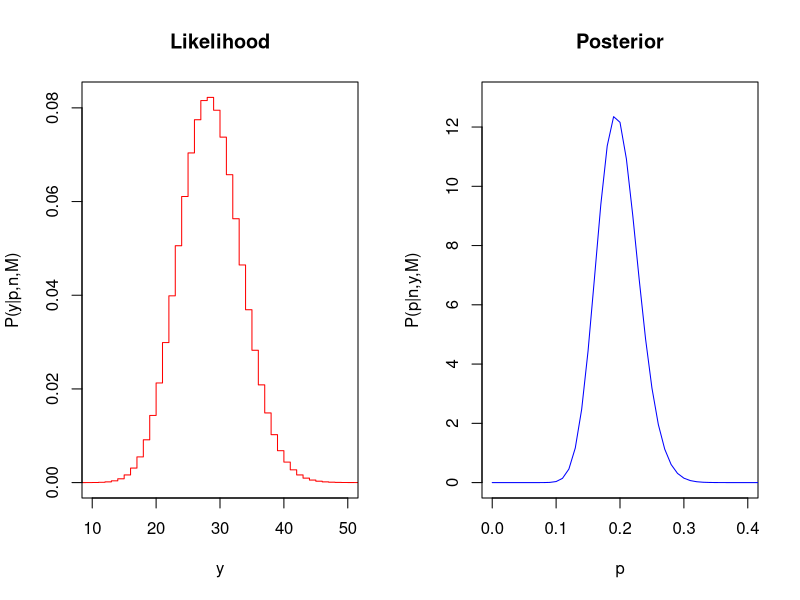
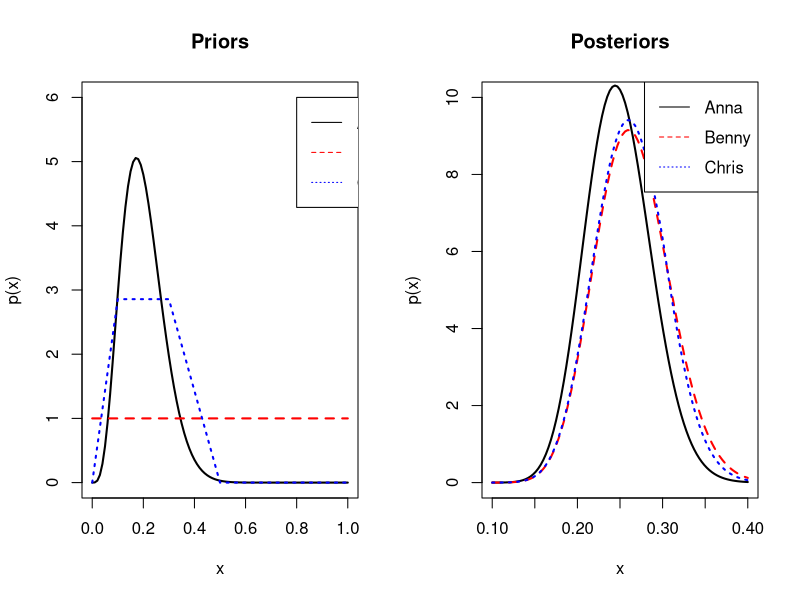
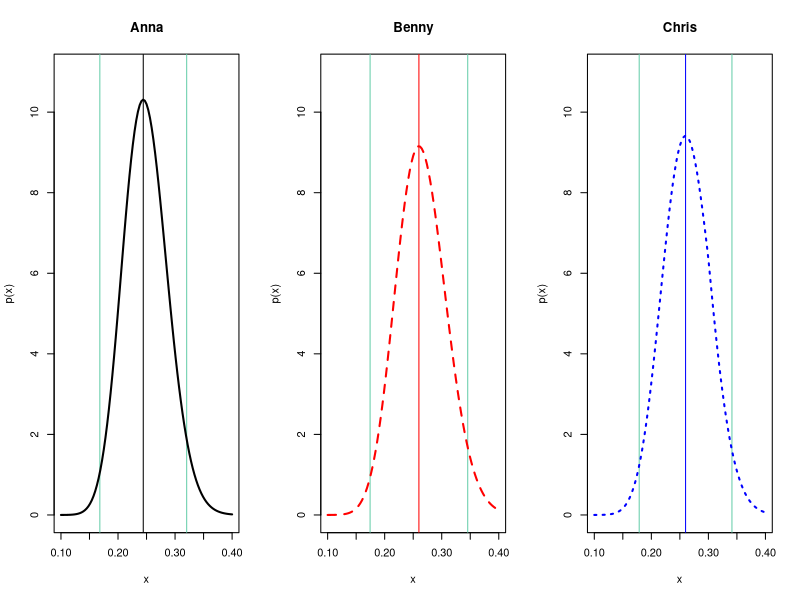
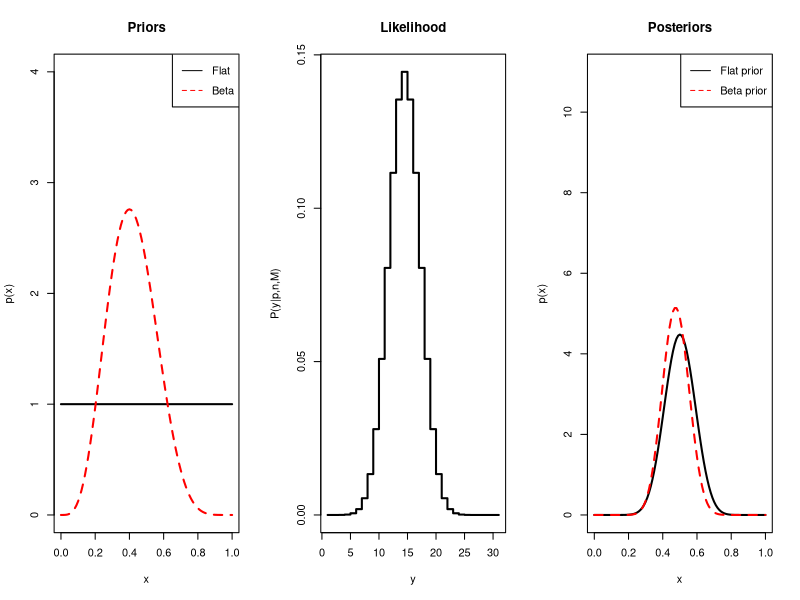
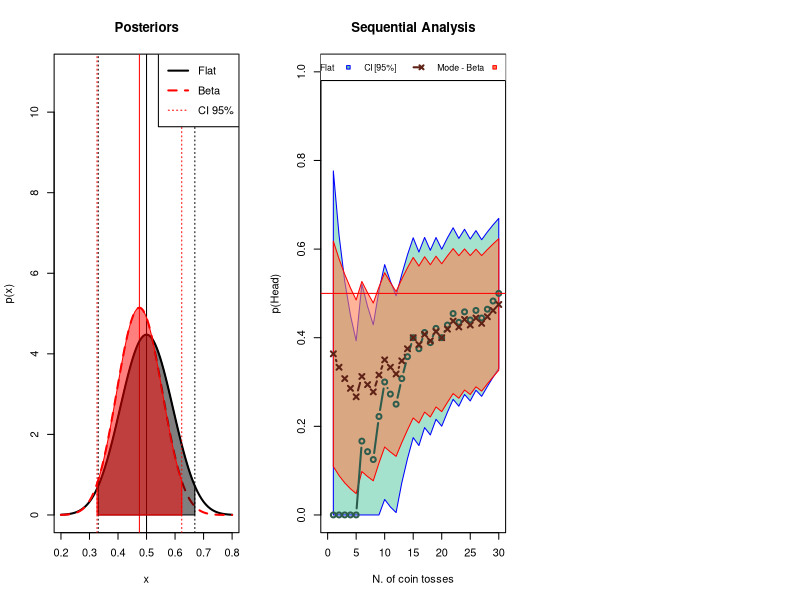

Here is the R script that generated these plots, in order:
## ---- chunk 1
options(repr.plot.width=8, repr.plot.height=5) #set a common width/height for plots
## ---- chunk 2
par(mfrow=c(1,2))

#Likelihood (is a function of y)
p = 29/150 #arbitrary choice of p for the plot below (corresponding to the maximum of the posterior)
xs = seq(0:150)
plot(xs, dbinom(xs, 150, p), "S", col = 'red', xlab='y', ylab='P(y|p,n,M)', main="Likelihood", xlim=c(10, 50))

#Posterior
norm <- integrate(function(x) dbinom(29, 150, x), lower=0, upper=1)$value #Normalization factor
plot(0, 0, "n", xlim=c(0,.4), ylim=c(0,13), xlab='p', ylab='P(p|n,y,M)', main="Posterior")
curve(dbinom(29, 150, x) / norm, from=0, to=1, col = 'blue', add=TRUE) 
## ---- chunk 3
f <- function(x) {
    return( ifelse(0 <= x & x < 0.1,  20 * x, 
            ifelse(0.1 <= x & x < 0.3, 2,
            ifelse(0.3 <= x & x < 0.5, 5 - 10*x, 0))) / .7 #Normalization (trapezoid area)
          )
}

plot(0, 0, "n", xlim=c(0, 1), ylim=c(0,6), main="Priors", xlab="x", ylab="p(x)")
curve(dbeta(x, 4.8, 19.2), col="black", lwd=2, lty=1, add=TRUE)
curve(1 + 0*x, col="red", lwd=2, lty=2, add=TRUE)
curve(f(x), col="blue", lwd=2, lty=3, add=TRUE)

legend(0.8,6, legend=c("Anna", "Benny", "Chris"), lty=c(1,2,3), col=c("black", "red", "blue"), y.intersp=1.5)
## ---- chunk 4
n = 100
y = 26

anna_posterior <- function(p) {
    return(dbeta(p, 4.8 + y, 19.2 + n - y))
}

benny_posterior <- function(p) {
    return(dbeta(p, 1 + y, 1 + n - y))
}

chris_posterior <- function(p) {
    return(f(p) * dbinom(y, n, p))
}

chris_posterior_normalized <- function(p) {
    norm <- integrate(chris_posterior, 0, 1)
    return(chris_posterior(p) / norm[["value"]])
}
## ---- chunk 5
plot(0, 0, "n", xlim=c(.1, .4), ylim=c(0,10), main="Posteriors", xlab="x", ylab="p(x)")
curve(anna_posterior(x), col="black", lwd=2, lty=1, add=TRUE)
curve(benny_posterior(x), col="red", lwd=2, lty=2, add=TRUE)
curve(chris_posterior_normalized(x), col="blue", lwd=2, lty=3, add=TRUE)

legend("topright", legend=c("Anna", "Benny", "Chris"), lty=c(1,2,3), col=c("black", "red", "blue"), y.intersp=1.5)
## ---- chunk 6
max_anna  <- optimize(anna_posterior, interval=c(0,1), maximum=TRUE)$maximum
max_benny <- optimize(benny_posterior, interval=c(0,1), maximum=TRUE)$maximum
max_chris <- optimize(chris_posterior_normalized, interval=c(0,1), maximum=TRUE)$maximum
## ---- chunk 7
sprintf("Most probable p:")
sprintf("Anna: %.3f, Benny: %.3f, Chris: %.3f", max_anna, max_benny, max_chris)
## ---- chunk 8
central_integral <- function(func, center, r, ...) {
    #Computes the integral of func(x) over [max(center-r,0), min(1,center+r)]
    return(integrate(func, max(center-r,0), min(1,center+r), ...)[["value"]])
}

radius_ci <- function(func, center, ci, ...) {
    #Returns the radius r necessary for an interval centered on @center to cover 95% of the @func area
    return(uniroot(function(r) central_integral(func, center, r, ...) - ci, interval=c(0,1))$root)
}
## ---- chunk 9
r_anna <- radius_ci(anna_posterior, max_anna, .95)
r_benny <- radius_ci(benny_posterior, max_benny, .95)
r_chris <- radius_ci(chris_posterior_normalized, max_chris, .95)
## ---- chunk 10
sprintf("Credibility Intervals 95%%:")
sprintf("Anna: [%.3f,%.3f], Benny: [%.3f,%.3f], Chris: [%.3f,%.3f]", max_anna-r_anna,   max_anna+r_anna,
                                                                     max_benny-r_benny, max_benny+r_benny,
                                                                     max_chris-r_chris, max_chris+r_chris)
## ---- chunk 11
#Plot of Posteriors with CI

n = 100
y = 26

par(mfrow=c(1,3))

plot(0, 0, "n", xlim=c(0.1, 0.4), ylim=c(0,11), main="Anna", xlab="x", ylab="p(x)")
abline(v=c(max_anna), col="black")
abline(v=c(max_anna-r_anna, max_anna+r_anna), col="aquamarine3")
curve(anna_posterior(x), col="black", lwd=2, lty=1, add=TRUE)

plot(0, 0, "n", xlim=c(0.1, 0.4), ylim=c(0,11), main="Benny", xlab="x", ylab="p(x)")
abline(v=c(max_benny), col="red")
abline(v=c(max_benny-r_benny, max_benny+r_benny), col="aquamarine3")
curve(benny_posterior(x), col="red", lwd=2, lty=2, add=TRUE)

plot(0, 0, "n", xlim=c(0.1, 0.4), ylim=c(0,11), main="Chris", xlab="x", ylab="p(x)")
abline(v=c(max_chris), col="blue")
abline(v=c(max_chris-r_chris, max_chris+r_chris), col="aquamarine3")
curve(chris_posterior_normalized(x), col="blue", lwd=2, lty=3, add=TRUE)
## ---- chunk 12
outcomes <- c('T', 'T', 'T', 'T', 'T', 'H', 'T', 'T', 'H', 'H', 'T', 'T', 'H', 'H', 'H', 'T',
              'H', 'T', 'H', 'T', 'H', 'H', 'T', 'H', 'T', 'H', 'T', 'H', 'H', 'H')
## ---- chunk 13
par(mfrow=c(1,3))

#---Prior---#
beta_prior_a <- 5 #parameters for beta prior. if alpha = beta => mean = 1/2, mode = 1/2; rising alpha leads to a "narrower" pdf
beta_prior_b <- 7 #Let's try a != b, to see the "evolution" of a slighty biased pdf

plot(0, 0, "n", xlim=c(0, 1), ylim=c(0,4), main="Priors", xlab="x", ylab="p(x)")
curve(1 + 0*x, col="black", lwd=2, lty=1, add=TRUE) #Flat pdf
curve(dbeta(x, beta_prior_a, beta_prior_b), col="red", lwd=2, lty=2, add=TRUE) 

legend("topright", legend=c("Flat", "Beta"), lty=c(1,2), col=c("Black", "red"), y.intersp=1.5)

#---Likelihood---#
#Likelihood is binomial. Here is plotted with p=0.5, as outcomes contains exactly 15 heads and 15 tails
(table(outcomes))

xs = seq(0:length(outcomes))
p = .5
plot(xs, dbinom(xs, length(outcomes), .5), "S", col = 'black', lwd=2, xlab='y', ylab='P(y|p,n,M)', main="Likelihood")


#---Posterior---#
#As in both cases the prior is a beta distribution (the uniform is the particular case when $\alpha=\beta=1$),
#and the likelihood is a binomial, the posteriors will be two beta distributions:
n = length(outcomes)
h = sum(outcomes == 'H')

flat_posterior <- function(x) {
    return(dbeta(x, 1 + h, 1 + n - h))
}

beta_posterior <- function(x) {
    return(dbeta(x, beta_prior_a + h, beta_prior_b + n - h))
}

plot(0, 0, "n", xlim=c(0, 1), ylim=c(0,11), main="Posteriors", xlab="x", ylab="p(x)")
curve(flat_posterior(x), col="black", lwd=2, lty=1, add=TRUE)
curve(beta_posterior(x), col="red", lwd=2, lty=2, add=TRUE)
legend("topright", legend=c("Flat prior", "Beta prior"), lty=c(1,2), col=c("black", "red"), y.intersp=1.5)
## ---- chunk 14
max_flat <- optimize(flat_posterior, interval=c(0,1), maximum=TRUE)$maximum
max_beta <- optimize(beta_posterior, interval=c(0,1), maximum=TRUE)$maximum

sprintf("Most probable values for p:")
sprintf("Uniform prior: %.3f, Beta prior: %.3f", max_flat, max_beta)

#Credibility intervals are (arbitrarily) selected as symmetric around the mode
r_flat <- radius_ci(flat_posterior, max_flat, .95)
r_beta <- radius_ci(beta_posterior, max_beta, .95)

sprintf("Credibility intervals 95%%:")
sprintf("Uniform prior: [%.3f,%.3f], Beta prior: [%.3f, %.3f]", max_flat-r_flat, max_flat+r_flat,
                                                                max_beta-r_beta, max_beta+r_beta)

plot(0, 0, "n", xlim=c(0.2, 0.8), ylim=c(0,11), main="Posteriors", xlab="x", ylab="p(x)")

colors <- c("black", "red", lty=2, lwd=3)
abline(v=c(max_flat, max_beta), col=colors)

curve(flat_posterior(x), col="black", lwd=2, lty=1, add=TRUE)
curve(beta_posterior(x), col="red", lwd=2, lty=2, add=TRUE)

xs_flat = seq(from=max_flat-r_flat, to=max_flat+r_flat, length.out=50) 
polygon( c(max_flat-r_flat, xs_flat, max_flat+r_flat), c(0, flat_posterior(xs_flat), 0), col=rgb(0,0,0,.5), border="black")
abline(v=c(max_flat-r_flat, max_flat+r_flat), col="black", lty=3)

xs_beta = seq(from=max_beta-r_beta, to=max_beta+r_beta, length.out=50) 
polygon(c(max_beta-r_beta, xs_beta, max_beta+r_beta), c(0, beta_posterior(xs_beta), 0), col=rgb(1,0,0,.5), border="red")
abline(v=c(max_beta-r_beta, max_beta+r_beta), col="red", lty=3)

legend("topright", legend=c("Flat", "Beta", "CI 95%"), lty=c(1,2,3), lwd=c(2,2,1), col=c("black", "red", "red"), y.intersp=1.5)
## ---- chunk 15
#'H' = 1, 'T' = 0
successes = cumsum(outcomes == 'H')

partial_posterior <- function(x, n_trial, alpha0, beta0) {
    #Posterior after n_trial trials
    return(dbeta(x, alpha0 + successes[n_trial], beta0 + n_trial - successes[n_trial]))
}
## ---- chunk 16
#Allocate arrays
modes_flat <- seq(1:30)
ci_left_flat <- seq(1:30)
ci_right_flat <- seq(1:30)

modes_beta <- seq(1:30)
ci_left_beta <- seq(1:30)
ci_right_beta <- seq(1:30)

for (i in seq(1:30)) {
    mode_flat <- optimize(partial_posterior, interval=c(0,1), n_trial=i, alpha0=1, beta0=1, maximum=TRUE)$maximum
    mode_beta <- optimize(partial_posterior, interval=c(0,1), n_trial=i, alpha0=beta_prior_a, beta0=beta_prior_b,
                          maximum=TRUE)$maximum
    
    ci_radius_flat <- radius_ci(partial_posterior, mode_flat, .95, n_trial=i, alpha0=1, beta0=1)
    ci_radius_beta <- radius_ci(partial_posterior, mode_beta, .95, n_trial=i, alpha0=beta_prior_a, beta0=beta_prior_b)
    
    modes_flat[i] <- mode_flat
    ci_left_flat[i] <- max(mode_flat - ci_radius_flat, 0)
    ci_right_flat[i] <- min(mode_flat + ci_radius_flat, 1)
    
    modes_beta[i] <- mode_beta
    ci_left_beta[i] <- max(mode_beta - ci_radius_beta, 0)
    ci_right_beta[i] <- min(mode_beta + ci_radius_beta, 1)
}
## ---- chunk 17
plot(0,0, "n", xlim=c(0,30), ylim=c(0,1), main="Sequential Analysis", xlab="N. of coin tosses", ylab="p(Head)")

#---Colors---#
aquamarine <- rgb(102, 205, 170, max=255, alpha=150)
aquamarine_dark <- rgb(45,92,76, max=255)
coral <- rgb(255, 127, 80, max=255, alpha=150)
coral_dark <- rgb(94,34,22, max=255)

#---Fill---#
polygon( c(seq(1:30), seq(from=30, to=1), 1), c(ci_right_flat, rev(ci_left_flat), ci_right_flat[1]),
         col=aquamarine, border="blue")
polygon( c(seq(1:30), seq(from=30, to=1), 1), c(ci_right_beta, rev(ci_left_beta), ci_right_beta[1]),
         col=coral, border="red")

#---Lines---#
lines(seq(1:30), modes_flat, "b", ylim=c(0,1), lwd=2, col=rgb(45, 92, 76, max=255))
lines(seq(1:30), modes_beta, "b", ylim=c(0,1), lwd=2, col=rgb(94, 34, 22, max=255), pch=4)
abline(h=0.5, col="red")

#---Legend---#
legend("top", c("Mode - Flat", "CI [95%]", "Mode - Beta", "CI [95%]"),
                 col=c(aquamarine_dark, "blue", coral_dark, "red"),
                 pch=c(1, 22, 4, 22),
                 lwd=c(2,1,2,1),
                 lty=c(2,NA,2,NA),
                 pt.bg=c(NA, "aquamarine3", NA, "coral"),
                 y.intersp=1.5, cex=.8, horiz=TRUE)
